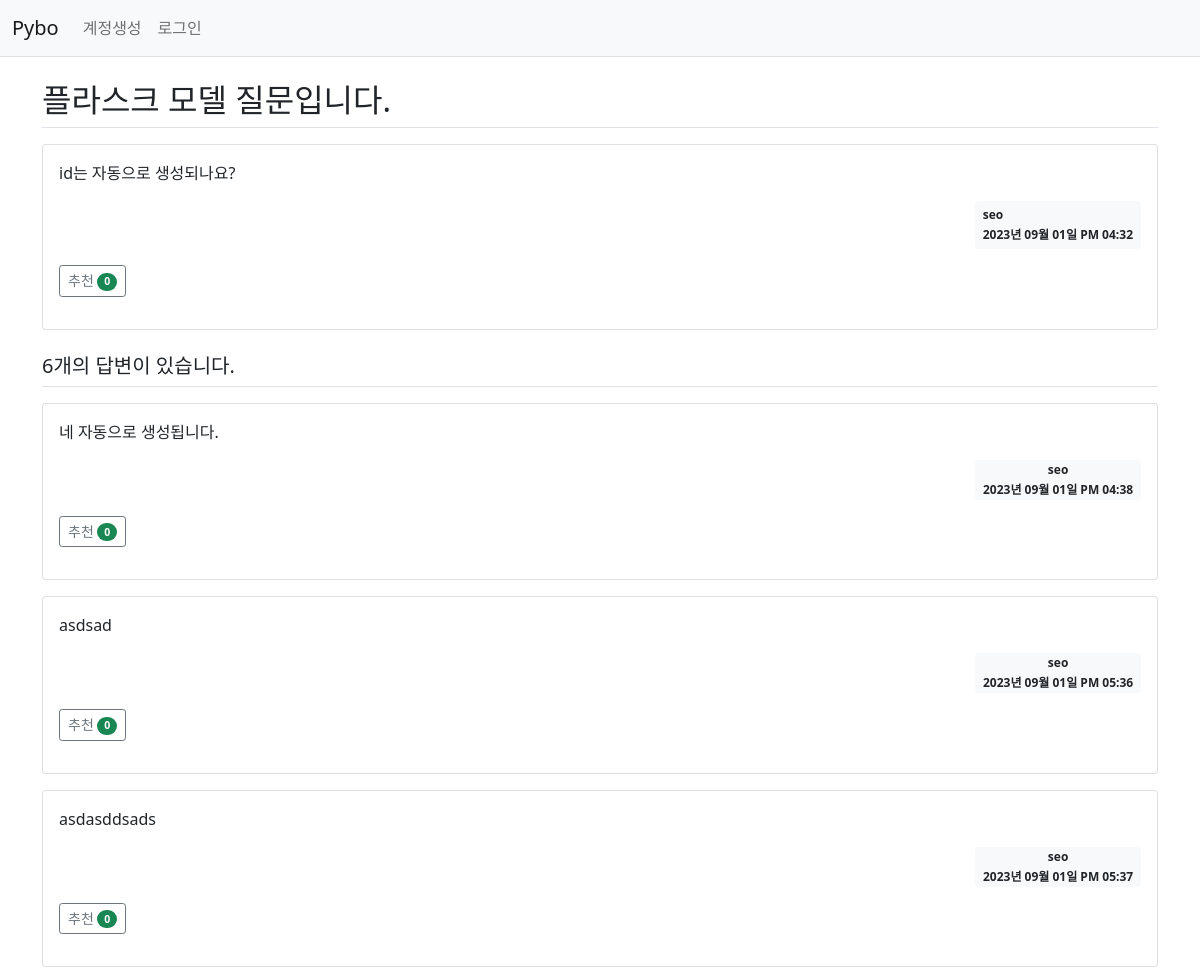
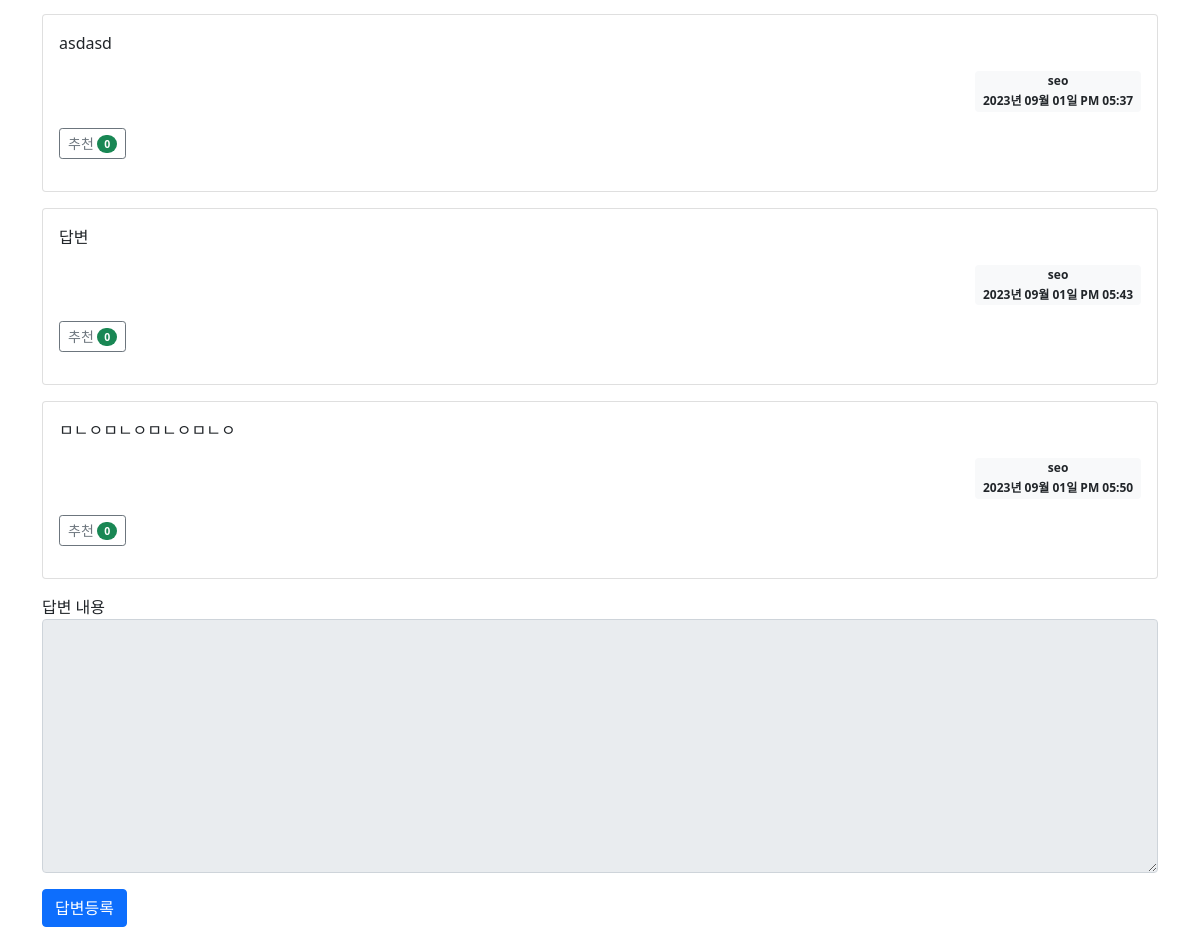
Screenshot of /question/detail/2/ with the database file from the repository (2 pictures, top to bottom).
### pybo/models.py (models this page shows)
class Question(db.Model):
    id = db.Column(db.Integer, primary_key=True)
    subject = db.Column(db.String(200), nullable=False)
    content = db.Column(db.Text(), nullable=False)
    create_date = db.Column(db.DateTime(), nullable=False)
    user_id = db.Column(db.Integer, db.ForeignKey('user.id', ondelete='CASCADE'), nullable=False)
    user = db.relationship('User', backref=db.backref('question_set'))
    modify_date = db.Column(db.DateTime(), nullable=True)
    voter = db.relationship('User', secondary=question_voter, backref=db.backref('question_voter_set'))

class User(db.Model):
    id = db.Column(db.Integer, primary_key=True)
    username = db.Column(db.String(150), unique=True, nullable=False)
    password = db.Column(db.String(200), nullable=False)
    email = db.Column(db.String(120), unique=True, nullable=False)

class Answer(db.Model):
    id = db.Column(db.Integer, primary_key=True)
    question_id = db.Column(db.Integer, db.ForeignKey('question.id', ondelete='CASCADE'))
    question = db.relationship('Question', backref=db.backref('answer_set'))
    content = db.Column(db.Text(), nullable=False)
    create_date = db.Column(db.DateTime(), nullable=False)
    user_id = db.Column(db.Integer, db.ForeignKey('user.id', ondelete='CASCADE'), nullable=False)
    user = db.relationship('User', backref=db.backref('answer_set'))
    modify_date = db.Column(db.DateTime(), nullable=True)
    voter = db.relationship('User', secondary=answer_voter, backref=db.backref('answer_voter_set'))

### pybo/views/question_views.py (the view)
@bp.route('/detail/<int:question_id>/')
def detail(question_id):
    form = AnswerForm()
    question = Question.query.get_or_404(question_id)
    return render_template('question/question_detail.html', question=question, form=form)

### pybo/forms.py
class AnswerForm(FlaskForm):
    content = TextAreaField('답변 내용', validators=[DataRequired('답변 내용은 필수입력 항목입니다.')])

### pybo/filter.py (called while the page is built)
def format_datetime(value, fmt='%Y년 %m월 %d일 %p %I:%M'):
    return value.strftime(fmt)

### pybo/views/auth_views.py (called while the page is built)
@bp.before_app_request
def load_logged_in_user():
    user_id = session.get('user_id')
    if user_id is None:
        g.user = None
    else:
        g.user = User.query.get(user_id)

### pybo/templates/question/question_detail.html (shortened to what this page needs)
{% extends 'base.html' %}
{% block content %}
<div class="container my-3">
    <h2 class="border-bottom py-2">{{ question.subject }}</h2>
    <div class="card my-3">
        <div class="card-body">
            <div class="card-text" style="white-space: pre-line;">{{ question.content|markdown }}</div>
            <div class="d-flex justify-content-end">
                <div class="badge bg-light text-dark p-2 text-start">
                    <div class="mb-2">{{ question.user.username }}</div>
            <div>
                    {{ question.create_date|datetime}}</div>
                </div>
            </div>
            <div class="my-3">
                 <a href="javascript:void(0)" data-uri="{{ url_for('question.vote', question_id=question.id) }}"
               class="recommend btn btn-sm btn-outline-secondary"> 추천
                <span class="badge rounded-pill bg-success">{{ question.voter|length }}</span>
            </a>
        </div>
        </div>
    </div>
    <h5 class="border-bottom my-3 py-2">{{ question.answer_set|length }}개의 답변이 있습니다.</h5>
    {% for answer in question.answer_set %}
    <div class="card my-3">
        <div class="card-body">
            <div class="card-text" style="white-space: pre-line;">{{ answer.content|markdown}}</div>
            <div class="d-flex justify-content-end">
                <div class="badge bg-light text-dark p-2text-start">
                    <div class="mb-2">{{ answer.user.username }}</div>
              <div>
                    {{ answer.create_date|datetime }}</div>
                </div>
            </div><div class="my-3">
            <a href="javascript:void(0)" data-uri="{{ url_for('answer.vote', answer_id=answer.id) }}"
               class="recommend btn btn-sm btn-outline-secondary"> 추천
                <span class="badge rounded-pill bg-success">{{ answer.voter|length }}</span>
            </a>
        </div>
        </div>
    </div>
    {% endfor %}
    <form action="{{ url_for('answer.create', question_id=question.id) }}" method="post" class="my-3">
        <div class="mb-3">
            <label for="content">답변 내용</label>
            <textarea {% if not g.user %}disabled{% endif %}
                      name="content" id="content" class="form-control" rows="10"></textarea>
        </div>
        <input type="submit" value="답변등록" class="btn btn-primary">
    </form>
</div>
{% endblock %}

### rows the page displays
Question: subject "플라스크 모델 질문입니다.", content "id는 자동으로 생성되나요?", create_date "2023년 09월 01일 PM 04:32"
User: user.username "seo"
Answer: content "네 자동으로 생성됩니다.", user.username "seo", create_date "2023년 09월 01일 PM 04:38", voter|length "0"
Answer: content "asdsad", user.username "seo", create_date "2023년 09월 01일 PM 05:36", voter|length "0"
Answer: content "asdasddsads", user.username "seo", create_date "2023년 09월 01일 PM 05:37", voter|length "0"
Answer: content "asdasd", user.username "seo", create_date "2023년 09월 01일 PM 05:37", voter|length "0"
Answer: content "답변", user.username "seo", create_date "2023년 09월 01일 PM 05:43", voter|length "0"
Answer: content "ㅁㄴㅇㅁㄴㅇㅁㄴㅇㅁㄴㅇ", user.username "seo", create_date "2023년 09월 01일 PM 05:50", voter|length "0"

### other values shown
{{ question.voter|length }} "0"
{{ question.answer_set|length }} "6"
